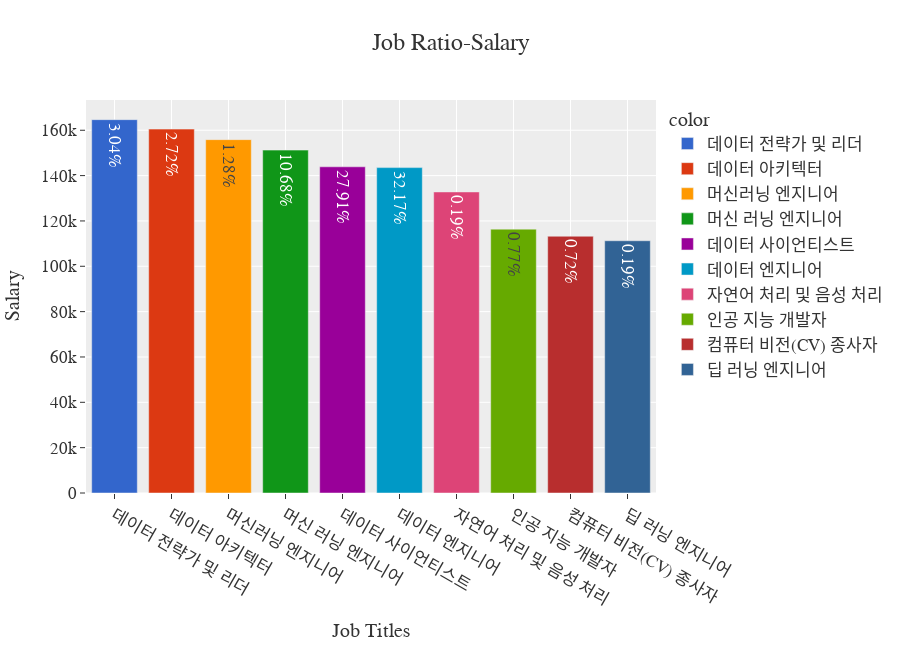

Source (notebook cell):
### Code cell
avg_sal = original_df.groupby('jobs')['salary_in_usd'].mean().apply(lambda x : round(x,2))
avg_sal= avg_sal.sort_values( ascending=False)[:10]

sal_per = pd.DataFrame(avg_sal).join(job_per)

fig = px.bar(y= sal_per['salary_in_usd'],
             x = sal_per.index,
             color= sal_per.index,
             color_discrete_sequence=px.colors.qualitative.G10,
             text = sal_per['count'],
             title='Top10 Jobs - Salary',
             template='ggplot2'
             )

fig.update_layout(
    title_text='Job Ratio-Salary',
    height=650,     
    xaxis_title="Job Titles",  
    yaxis_title="Salary",  
    font=dict(size=17, family="Franklin Gothic")  
)

fig.show()

### Figure 1 — Plotly figure (JSON) as saved in the notebook; plotly's stock layout.template omitted (floating-point values rounded to 4 significant figures)
{"data": [{"alignmentgroup": "True", "hovertemplate": "color=데이터 전략가 및 리더<br>x=%{x}<br>y=%{y}<br>text=%{text}<extra></extra>", "legendgroup": "데이터 전략가 및 리더", "marker": {"color": "#3366CC", "pattern": {"shape": ""}}, "name": "데이터 전략가 및 리더", "offsetgroup": "데이터 전략가 및 리더", "orientation": "v", "showlegend": true, "text": ["3.04%"], "textposition": "auto", "type": "bar", "x": ["데이터 전략가 및 리더"], "xaxis": "x", "y": [164700.0], "yaxis": "y"}, {"alignmentgroup": "True", "hovertemplate": "color=데이터 아키텍터<br>x=%{x}<br>y=%{y}<br>text=%{text}<extra></extra>", "legendgroup": "데이터 아키텍터", "marker": {"color": "#DC3912", "pattern": {"shape": ""}}, "name": "데이터 아키텍터", "offsetgroup": "데이터 아키텍터", "orientation": "v", "showlegend": true, "text": ["2.72%"], "textposition": "auto", "type": "bar", "x": ["데이터 아키텍터"], "xaxis": "x", "y": [160500.0], "yaxis": "y"}, {"alignmentgroup": "True", "hovertemplate": "color=머신러닝 엔지니어<br>x=%{x}<br>y=%{y}<br>text=%{text}<extra></extra>", "legendgroup": "머신러닝 엔지니어", "marker": {"color": "#FF9900", "pattern": {"shape": ""}}, "name": "머신러닝 엔지니어", "offsetgroup": "머신러닝 엔지니어", "orientation": "v", "showlegend": true, "text": ["1.28%"], "textposition": "auto", "type": "bar", "x": ["머신러닝 엔지니어"], "xaxis": "x", "y": [155900.0], "yaxis": "y"}, {"alignmentgroup": "True", "hovertemplate": "color=머신 러닝 엔지니어<br>x=%{x}<br>y=%{y}<br>text=%{text}<extra></extra>", "legendgroup": "머신 러닝 엔지니어", "marker": {"color": "#109618", "pattern": {"shape": ""}}, "name": "머신 러닝 엔지니어", "offsetgroup": "머신 러닝 엔지니어", "orientation": "v", "showlegend": true, "text": ["10.68%"], "textposition": "auto", "type": "bar", "x": ["머신 러닝 엔지니어"], "xaxis": "x", "y": [151200.0], "yaxis": "y"}, {"alignmentgroup": "True", "hovertemplate": "color=데이터 사이언티스트<br>x=%{x}<br>y=%{y}<br>text=%{text}<extra></extra>", "legendgroup": "데이터 사이언티스트", "marker": {"color": "#990099", "pattern": {"shape": ""}}, "name": "데이터 사이언티스트", "offsetgroup": "데이터 사이언티스트", "orientation": "v", "showlegend": true, "text": ["27.91%"], "textposition": "auto", "type": "bar", "x": ["데이터 사이언티스트"], "xaxis": "x", "y": [143900.0], "yaxis": "y"}, {"alignmentgroup": "True", "hovertemplate": "color=데이터 엔지니어<br>x=%{x}<br>y=%{y}<br>text=%{text}<extra></extra>", "legendgroup": "데이터 엔지니어", "marker": {"color": "#0099C6", "pattern": {"shape": ""}}, "name": "데이터 엔지니어", "offsetgroup": "데이터 엔지니어", "orientation": "v", "showlegend": true, "text": ["32.17%"], "textposition": "auto", "type": "bar", "x": ["데이터 엔지니어"], "xaxis": "x", "y": [143500.0], "yaxis": "y"}, {"alignmentgroup": "True", "hovertemplate": "color=자연어 처리 및 음성 처리<br>x=%{x}<br>y=%{y}<br>text=%{text}<extra></extra>", "legendgroup": "자연어 처리 및 음성 처리", "marker": {"color": "#DD4477", "pattern": {"shape": ""}}, "name": "자연어 처리 및 음성 처리", "offsetgroup": "자연어 처리 및 음성 처리", "orientation": "v", "showlegend": true, "text": ["0.19%"], "textposition": "auto", "type": "bar", "x": ["자연어 처리 및 음성 처리"], "xaxis": "x", "y": [132800.0], "yaxis": "y"}, {"alignmentgroup": "True", "hovertemplate": "color=인공 지능 개발자<br>x=%{x}<br>y=%{y}<br>text=%{text}<extra></extra>", "legendgroup": "인공 지능 개발자", "marker": {"color": "#66AA00", "pattern": {"shape": ""}}, "name": "인공 지능 개발자", "offsetgroup": "인공 지능 개발자", "orientation": "v", "showlegend": true, "text": ["0.77%"], "textposition": "auto", "type": "bar", "x": ["인공 지능 개발자"], "xaxis": "x", "y": [116400.0], "yaxis": "y"}, {"alignmentgroup": "True", "hovertemplate": "color=컴퓨터 비전(CV) 종사자<br>x=%{x}<br>y=%{y}<br>text=%{text}<extra></extra>", "legendgroup": "컴퓨터 비전(CV) 종사자", "marker": {"color": "#B82E2E", "pattern": {"shape": ""}}, "name": "컴퓨터 비전(CV) 종사자", "offsetgroup": "컴퓨터 비전(CV) 종사자", "orientation": "v", "showlegend": true, "text": ["0.72%"], "textposition": "auto", "type": "bar", "x": ["컴퓨터 비전(CV) 종사자"], "xaxis": "x", "y": [113200.0], "yaxis": "y"}, {"alignmentgroup": "True", "hovertemplate": "color=딥 러닝 엔지니어<br>x=%{x}<br>y=%{y}<br>text=%{text}<extra></extra>", "legendgroup": "딥 러닝 엔지니어", "marker": {"color": "#316395", "pattern": {"shape": ""}}, "name": "딥 러닝 엔지니어", "offsetgroup": "딥 러닝 엔지니어", "orientation": "v", "showlegend": true, "text": ["0.19%"], "textposition": "auto", "type": "bar", "x": ["딥 러닝 엔지니어"], "xaxis": "x", "y": [111300.0], "yaxis": "y"}], "layout": {"barmode": "relative", "font": {"family": "Franklin Gothic", "size": 17}, "height": 650, "legend": {"title": {"text": "color"}, "tracegroupgap": 0}, "title": {"text": "Job Ratio-Salary"}, "xaxis": {"anchor": "y", "domain": [0, 1], "title": {"text": "Job Titles"}}, "yaxis": {"anchor": "x", "domain": [0, 1], "title": {"text": "Salary"}}}}
